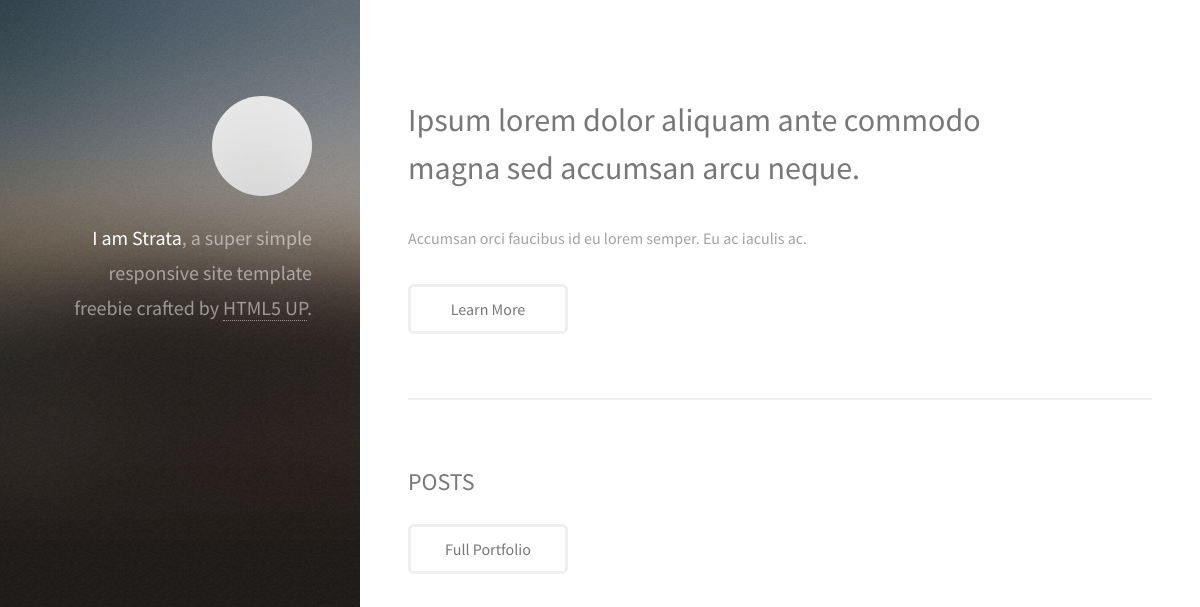
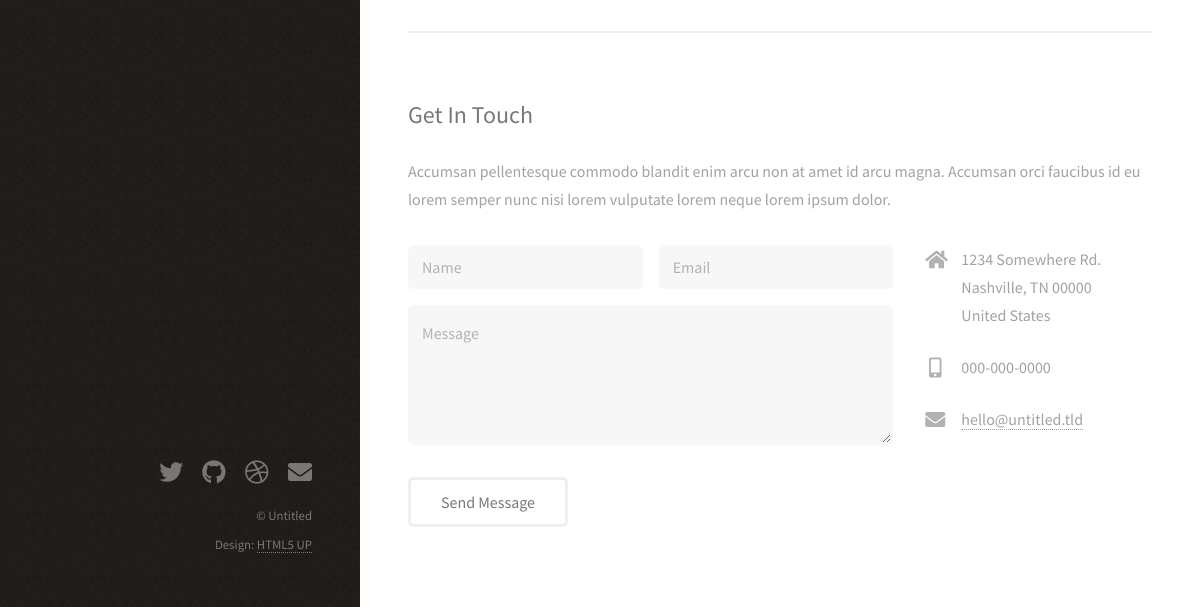
The page /blog/ on the database as committed earlier (2 pictures, top to bottom).
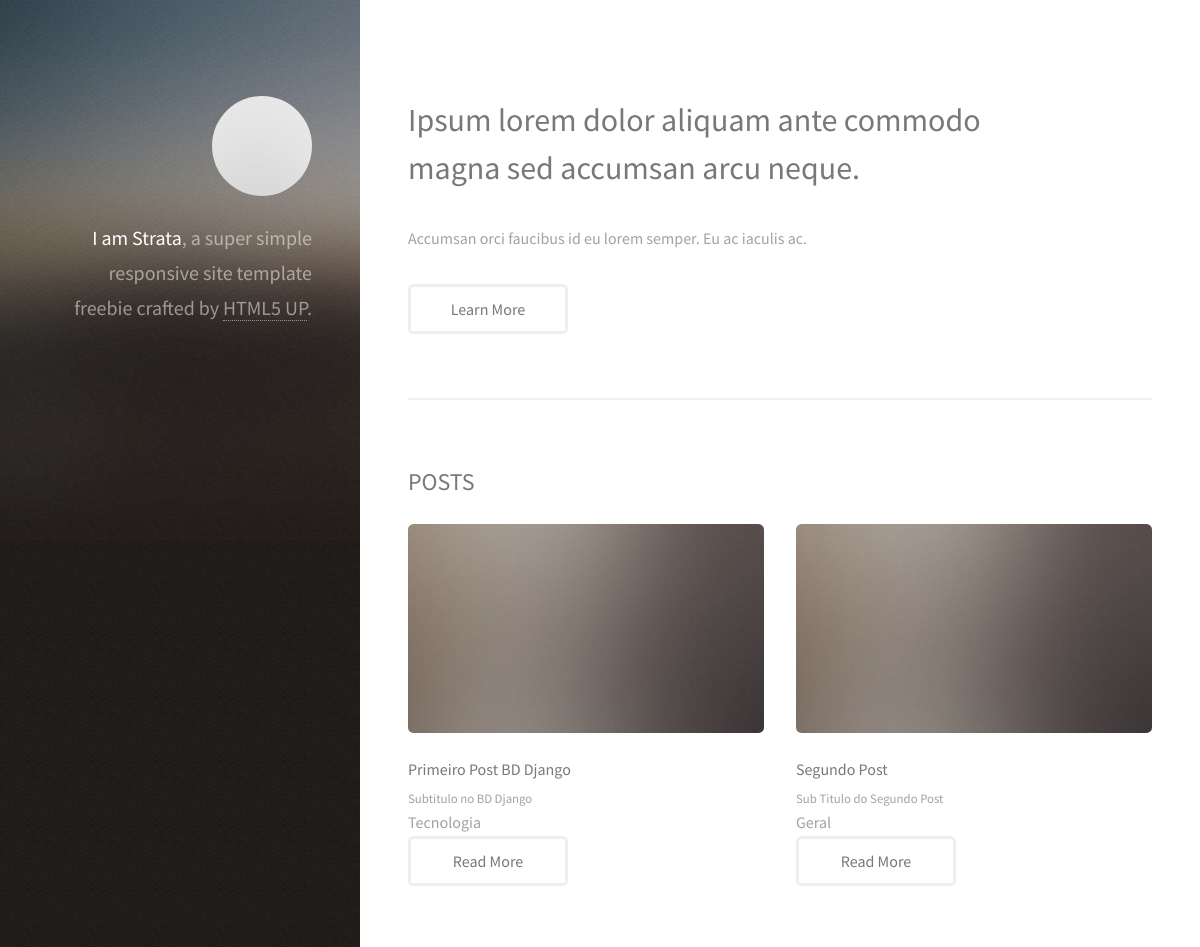
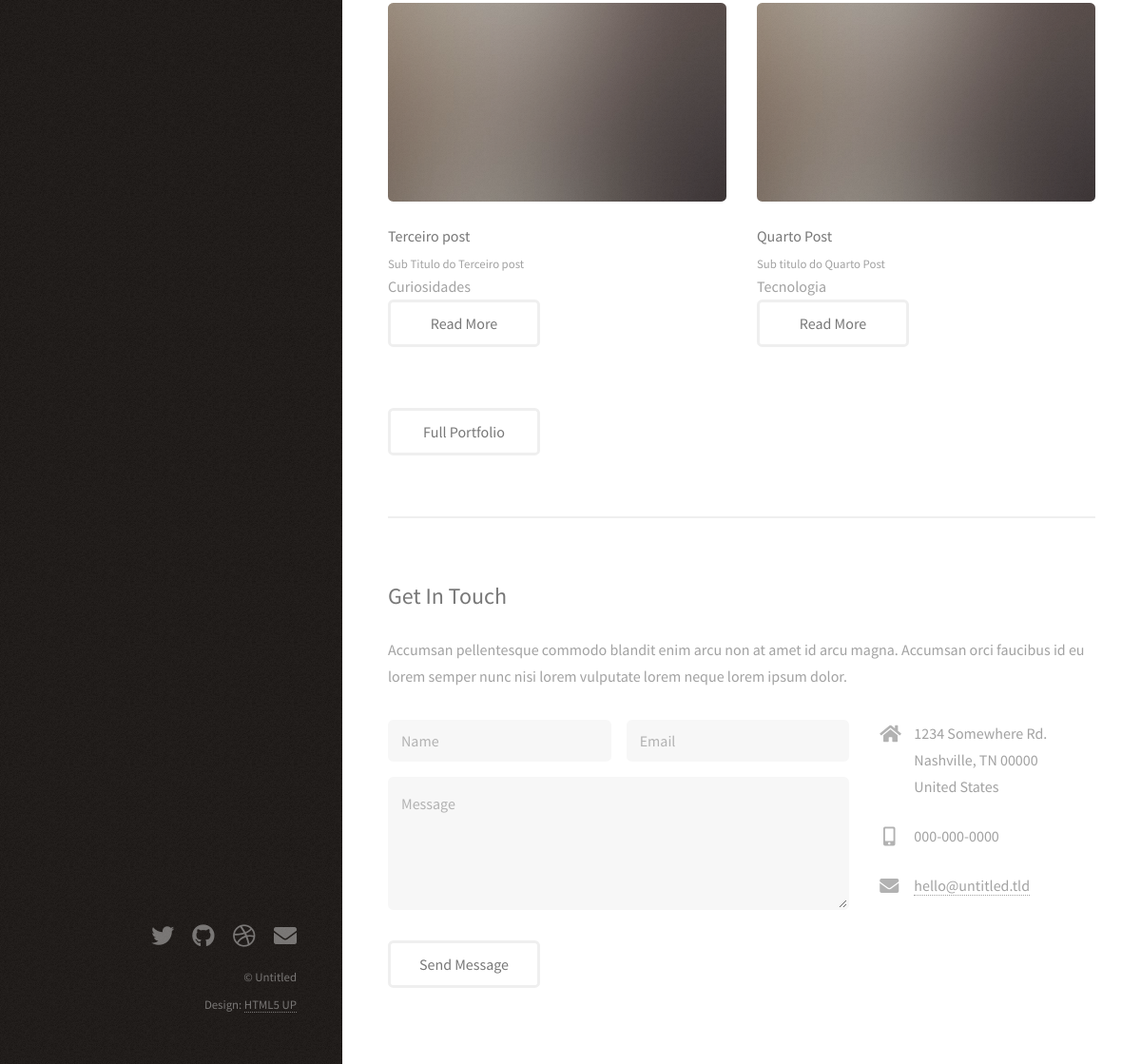
The same page on the database as committed later (2 pictures, top to bottom).
### website/models.py (models this page shows, shortened)
class Post(models.Model):
    title = models.CharField(max_length=100)
    sub_title = models.CharField(max_length=200)
    content = models.TextField()
    categories = models.CharField(
        max_length=2,
        choices=Categorias.choices,
        default=Categorias.GR,
    )
    deleted = models.BooleanField(default=True)
    def get_category_label(self):
        return self.get_categories_display()

### website/views.py (the view)
# urls.py: path('', hello_blog, name='home_blog'),
def hello_blog(request):
    list_posts = Post.objects.filter(deleted=False)
    data = {'name': 'Curso de Django3',
            'posts': list_posts }
    return render(request, 'index.html', data)

### website/templates/index.html (shortened to what this page needs)
{% load static %}
<!DOCTYPE HTML>
<html>
	<head>
		<link rel="stylesheet" href="{% static 'assets/css/main.css' %}" />
	</head>
	<body class="is-preload">
			<header id="header">
				<div class="inner">
					<a href="#" class="image avatar"><img src="{% static 'images/avatar.jpg' %}" alt="" /></a>
					<h1><strong>I am Strata</strong>, a super simple<br />
					responsive site template freebie<br />
					crafted by <a href="http://html5up.net">HTML5 UP</a>.</h1>
				</div>
			</header>
			<div id="main">
					<section id="one">
						<header class="major">
							<h2>Ipsum lorem dolor aliquam ante commodo<br />
							magna sed accumsan arcu neque.</h2>
						</header>
						<p>Accumsan orci faucibus id eu lorem semper. Eu ac iaculis ac.</p>
						<ul class="actions">
							<li><a href="#" class="button">Learn More</a></li>
						</ul>
					</section>
					<section id="two">
						<h2>POSTS</h2>
						<div class="row">
                            {%for post in posts %}
                            <article class="col-6 col-12-xsmall work-item">
                                <a href="{% static 'images/fulls/01.jpg' %}" class="image fit thumb">
                                    <img src="{% static 'images/thumbs/01.jpg' %}" alt="" /></a>
                                <h3>{{ post.title }}</h3>
                                <p>{{ post.sub_title }}</p>
                                <samp>{{ post.get_category_label }}</samp>
                                <ul class="actions">
                                    <li><a href="{% url 'post_detail' post.id %}" class="button">Read More</a></li>
                                </ul>
                            </article>
                            {% endfor %}
						</div>
						<ul class="actions">
							<li><a href="#" class="button">Full Portfolio</a></li>
						</ul>
					</section>
					<section id="three">
						<h2>Get In Touch</h2>
						<p>Accumsan pellentesque commodo blandit enim arcu non at amet id arcu magna. Accumsan orci faucibus id eu lorem semper nunc nisi lorem vulputate lorem neque lorem ipsum dolor.</p>
						<div class="row">
							<div class="col-8 col-12-small">
								<form method="post" action="#">
									<div class="row gtr-uniform gtr-50">
										<div class="col-6 col-12-xsmall"><input type="text" name="name" id="name" placeholder="Name" /></div>
										<div class="col-6 col-12-xsmall"><input type="email" name="email" id="email" placeholder="Email" /></div>
										<div class="col-12"><textarea name="message" id="message" placeholder="Message" rows="4"></textarea></div>
									</div>
								</form>
								<ul class="actions">
									<li><input type="submit" value="Send Message" /></li>
								</ul>
							</div>
							<div class="col-4 col-12-small">
								<ul class="labeled-icons">
									<li>
										<h3 class="icon solid fa-home"><span class="label">Address</span></h3>
										1234 Somewhere Rd.<br />
										Nashville, TN 00000<br />
										United States
									</li>
									<li>
										<h3 class="icon solid fa-mobile-alt"><span class="label">Phone</span></h3>
										000-000-0000
									</li>
									<li>
										<h3 class="icon solid fa-envelope"><span class="label">Email</span></h3>
										<a href="#">hello@untitled.tld</a>
									</li>
								</ul>
							</div>
						</div>
					</section>
            </div>
			<footer id="footer">
				<div class="inner">
					<ul class="icons">
						<li><a href="#" class="icon brands fa-twitter"><span class="label">Twitter</span></a></li>
						<li><a href="#" class="icon brands fa-github"><span class="label">Github</span></a></li>
						<li><a href="#" class="icon brands fa-dribbble"><span class="label">Dribbble</span></a></li>
						<li><a href="#" class="icon solid fa-envelope"><span class="label">Email</span></a></li>
					</ul>
					<ul class="copyright">
						<li>&copy; Untitled</li><li>Design: <a href="http://html5up.net">HTML5 UP</a></li>
					</ul>
				</div>
            </footer>
	</body>
</html>

Rows that differ between the two databases and show on the page:
now on this page (row edited): Post: title "Primeiro Post BD Django", sub_title "Subtitulo no BD Django", get_category_label "Tecnologia"
now on this page (row edited): Post: title "Segundo Post", sub_title "Sub Titulo do Segundo Post", get_category_label "Geral"
added Post: title "Terceiro post", sub_title "Sub Titulo do Terceiro post", get_category_label "Curiosidades"
added Post: title "Quarto Post", sub_title "Sub titulo do Quarto Post", get_category_label "Tecnologia"
